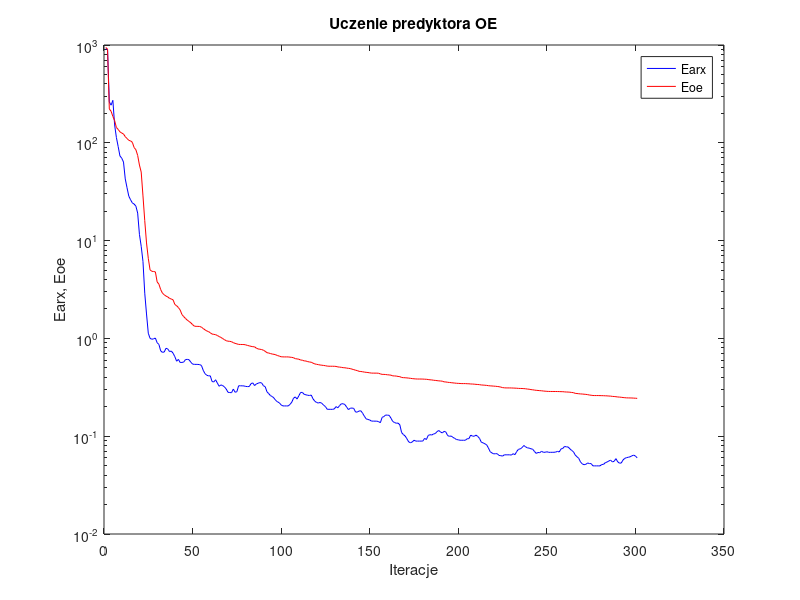
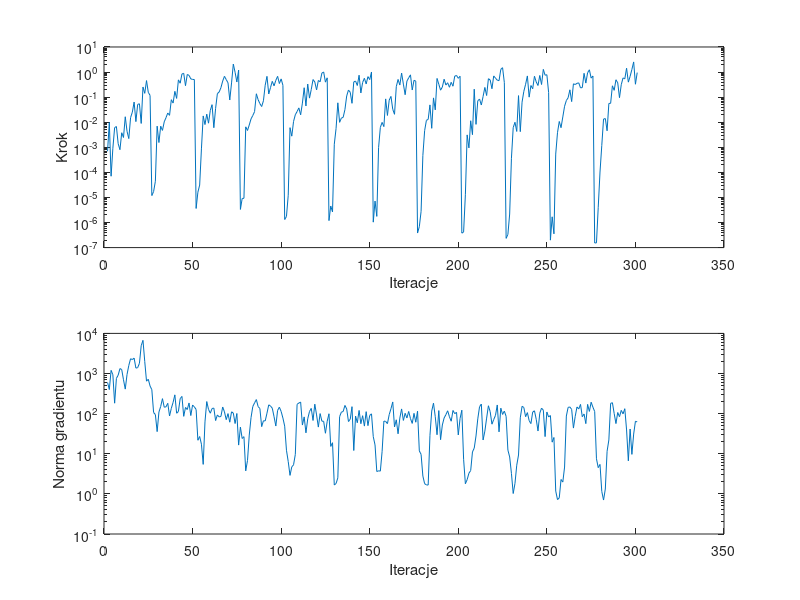

MATLAB code for these plots, in order:
%uczenie predyktora oe
clear all;
n=0; farx(n+1)=9.165847e+002; foe(n+1)=9.437257e+002; wspucz(n+1)=0.000000e+000; ng(n+1)=0.000000e+000;
%odnowa zmiennej metryki
n=1; farx(n+1)=8.983896e+002; foe(n+1)=9.067137e+002; krok(n+1)=6.935224e-004; ng(n+1)=6.007181e+002;
n=2; farx(n+1)=2.618751e+002; foe(n+1)=2.219106e+002; krok(n+1)=9.778245e-003; ng(n+1)=3.989422e+002;
n=3; farx(n+1)=2.425117e+002; foe(n+1)=2.101747e+002; krok(n+1)=7.022416e-005; ng(n+1)=1.199497e+003;
n=4; farx(n+1)=2.716795e+002; foe(n+1)=1.861725e+002; krok(n+1)=9.152390e-004; ng(n+1)=9.339526e+002;
n=5; farx(n+1)=1.522813e+002; foe(n+1)=1.685026e+002; krok(n+1)=6.099924e-003; ng(n+1)=1.821383e+002;
n=6; farx(n+1)=1.131489e+002; foe(n+1)=1.433613e+002; krok(n+1)=6.728198e-003; ng(n+1)=7.579505e+002;
n=7; farx(n+1)=9.152131e+001; foe(n+1)=1.370106e+002; krok(n+1)=1.389400e-003; ng(n+1)=9.107347e+002;
n=8; farx(n+1)=7.333755e+001; foe(n+1)=1.294705e+002; krok(n+1)=8.018005e-004; ng(n+1)=1.327932e+003;
n=9; farx(n+1)=6.969865e+001; foe(n+1)=1.257908e+002; krok(n+1)=3.804775e-003; ng(n+1)=1.254156e+003;
n=10; farx(n+1)=6.357698e+001; foe(n+1)=1.231406e+002; krok(n+1)=2.463242e-003; ng(n+1)=6.983271e+002;
n=11; farx(n+1)=4.272319e+001; foe(n+1)=1.155255e+002; krok(n+1)=1.650423e-002; ng(n+1)=4.085267e+002;
n=12; farx(n+1)=3.470788e+001; foe(n+1)=1.106409e+002; krok(n+1)=4.334641e-003; ng(n+1)=9.451371e+002;
n=13; farx(n+1)=2.846859e+001; foe(n+1)=1.059934e+002; krok(n+1)=2.224854e-003; ng(n+1)=1.590921e+003;
n=14; farx(n+1)=2.615158e+001; foe(n+1)=1.045612e+002; krok(n+1)=1.522640e-002; ng(n+1)=2.333339e+003;
n=15; farx(n+1)=2.428365e+001; foe(n+1)=1.012159e+002; krok(n+1)=2.527804e-002; ng(n+1)=2.226230e+003;
n=16; farx(n+1)=2.364875e+001; foe(n+1)=8.944419e+001; krok(n+1)=6.375487e-002; ng(n+1)=2.421286e+003;
n=17; farx(n+1)=2.249607e+001; foe(n+1)=8.493187e+001; krok(n+1)=1.056599e-002; ng(n+1)=1.363909e+003;
n=18; farx(n+1)=1.911493e+001; foe(n+1)=7.433757e+001; krok(n+1)=5.127576e-002; ng(n+1)=1.400845e+003;
n=19; farx(n+1)=1.159043e+001; foe(n+1)=5.925265e+001; krok(n+1)=5.440189e-002; ng(n+1)=1.791398e+003;
n=20; farx(n+1)=8.741728e+000; foe(n+1)=5.021897e+001; krok(n+1)=8.928204e-003; ng(n+1)=4.944898e+003;
n=21; farx(n+1)=6.117319e+000; foe(n+1)=2.863934e+001; krok(n+1)=2.538171e-001; ng(n+1)=6.714238e+003;
n=22; farx(n+1)=2.902025e+000; foe(n+1)=1.601338e+001; krok(n+1)=1.416892e-001; ng(n+1)=1.990872e+003;
n=23; farx(n+1)=1.777428e+000; foe(n+1)=9.462735e+000; krok(n+1)=4.572801e-001; ng(n+1)=6.448073e+002;
n=24; farx(n+1)=1.130347e+000; foe(n+1)=6.587321e+000; krok(n+1)=1.559895e-001; ng(n+1)=7.192495e+002;
n=25; farx(n+1)=1.001083e+000; foe(n+1)=5.019215e+000; krok(n+1)=1.171506e-001; ng(n+1)=4.887754e+002;
%odnowa zmiennej metryki
n=26; farx(n+1)=9.804829e-001; foe(n+1)=4.852902e+000; krok(n+1)=1.186082e-005; ng(n+1)=3.954140e+002;
n=27; farx(n+1)=9.900588e-001; foe(n+1)=4.830945e+000; krok(n+1)=1.720017e-005; ng(n+1)=1.063965e+002;
n=28; farx(n+1)=1.008498e+000; foe(n+1)=4.789112e+000; krok(n+1)=4.418089e-005; ng(n+1)=9.474975e+001;
n=29; farx(n+1)=9.029109e-001; foe(n+1)=3.782834e+000; krok(n+1)=6.970662e-003; ng(n+1)=3.563303e+001;
n=30; farx(n+1)=8.669487e-001; foe(n+1)=3.581225e+000; krok(n+1)=1.548092e-003; ng(n+1)=1.094802e+002;
n=31; farx(n+1)=7.450137e-001; foe(n+1)=3.156376e+000; krok(n+1)=6.947618e-003; ng(n+1)=1.508526e+002;
n=32; farx(n+1)=7.200385e-001; foe(n+1)=2.899003e+000; krok(n+1)=4.714228e-003; ng(n+1)=2.362957e+002;
n=33; farx(n+1)=7.264639e-001; foe(n+1)=2.794345e+000; krok(n+1)=1.034736e-002; ng(n+1)=1.445540e+002;
n=34; farx(n+1)=7.925040e-001; foe(n+1)=2.708290e+000; krok(n+1)=1.520419e-002; ng(n+1)=1.478485e+002;
n=35; farx(n+1)=7.800314e-001; foe(n+1)=2.654300e+000; krok(n+1)=2.327615e-002; ng(n+1)=1.810000e+002;
n=36; farx(n+1)=7.335612e-001; foe(n+1)=2.564128e+000; krok(n+1)=1.881038e-002; ng(n+1)=8.739137e+001;
n=37; farx(n+1)=7.418204e-001; foe(n+1)=2.529378e+000; krok(n+1)=7.919636e-002; ng(n+1)=1.355185e+002;
n=38; farx(n+1)=7.053581e-001; foe(n+1)=2.477328e+000; krok(n+1)=5.793922e-002; ng(n+1)=1.904614e+002;
n=39; farx(n+1)=6.499169e-001; foe(n+1)=2.220723e+000; krok(n+1)=1.701816e-001; ng(n+1)=2.939356e+002;
n=40; farx(n+1)=5.846004e-001; foe(n+1)=2.158286e+000; krok(n+1)=8.892157e-002; ng(n+1)=1.024162e+002;
n=41; farx(n+1)=6.103929e-001; foe(n+1)=2.066621e+000; krok(n+1)=4.884576e-001; ng(n+1)=1.132196e+002;
n=42; farx(n+1)=5.667874e-001; foe(n+1)=1.950954e+000; krok(n+1)=3.589327e-001; ng(n+1)=2.362705e+002;
n=43; farx(n+1)=5.682101e-001; foe(n+1)=1.753886e+000; krok(n+1)=8.375141e-001; ng(n+1)=2.686845e+002;
n=44; farx(n+1)=5.728565e-001; foe(n+1)=1.670479e+000; krok(n+1)=8.897574e-001; ng(n+1)=8.559698e+001;
n=45; farx(n+1)=6.075693e-001; foe(n+1)=1.600180e+000; krok(n+1)=2.857025e-001; ng(n+1)=1.424783e+002;
n=46; farx(n+1)=6.103322e-001; foe(n+1)=1.537661e+000; krok(n+1)=8.006816e-001; ng(n+1)=1.265622e+002;
n=47; farx(n+1)=6.054950e-001; foe(n+1)=1.490701e+000; krok(n+1)=7.386536e-001; ng(n+1)=1.844337e+002;
n=48; farx(n+1)=5.716304e-001; foe(n+1)=1.444556e+000; krok(n+1)=5.343541e-001; ng(n+1)=8.958959e+001;
n=49; farx(n+1)=5.462334e-001; foe(n+1)=1.383684e+000; krok(n+1)=5.076613e-001; ng(n+1)=1.640908e+002;
n=50; farx(n+1)=5.427824e-001; foe(n+1)=1.335079e+000; krok(n+1)=5.045340e-001; ng(n+1)=1.476974e+002;
%odnowa zmiennej metryki
n=51; farx(n+1)=5.424551e-001; foe(n+1)=1.327842e+000; krok(n+1)=3.632716e-006; ng(n+1)=1.268370e+002;
n=52; farx(n+1)=5.419879e-001; foe(n+1)=1.327157e+000; krok(n+1)=1.621284e-005; ng(n+1)=2.170893e+001;
n=53; farx(n+1)=5.394902e-001; foe(n+1)=1.325090e+000; krok(n+1)=3.117913e-005; ng(n+1)=2.691095e+001;
n=54; farx(n+1)=5.292730e-001; foe(n+1)=1.302967e+000; krok(n+1)=8.650734e-004; ng(n+1)=1.730823e+001;
n=55; farx(n+1)=4.725413e-001; foe(n+1)=1.261857e+000; krok(n+1)=1.779884e-002; ng(n+1)=5.436817e+000;
n=56; farx(n+1)=4.362094e-001; foe(n+1)=1.224748e+000; krok(n+1)=8.053672e-003; ng(n+1)=6.229201e+001;
n=57; farx(n+1)=4.199907e-001; foe(n+1)=1.191197e+000; krok(n+1)=2.097129e-002; ng(n+1)=2.000595e+002;
n=58; farx(n+1)=4.141300e-001; foe(n+1)=1.174606e+000; krok(n+1)=9.152723e-003; ng(n+1)=1.276022e+002;
n=59; farx(n+1)=4.143153e-001; foe(n+1)=1.140671e+000; krok(n+1)=2.954351e-002; ng(n+1)=1.024555e+002;
n=60; farx(n+1)=3.622837e-001; foe(n+1)=1.108195e+000; krok(n+1)=5.005537e-002; ng(n+1)=1.340777e+002;
n=61; farx(n+1)=3.589062e-001; foe(n+1)=1.099718e+000; krok(n+1)=6.035177e-003; ng(n+1)=1.377675e+002;
n=62; farx(n+1)=3.777154e-001; foe(n+1)=1.091872e+000; krok(n+1)=3.559767e-002; ng(n+1)=6.714747e+001;
n=63; farx(n+1)=3.490931e-001; foe(n+1)=1.070628e+000; krok(n+1)=1.380129e-001; ng(n+1)=9.276818e+001;
n=64; farx(n+1)=3.240310e-001; foe(n+1)=1.044847e+000; krok(n+1)=1.601162e-001; ng(n+1)=8.287261e+001;
n=65; farx(n+1)=3.346631e-001; foe(n+1)=1.023166e+000; krok(n+1)=2.373843e-001; ng(n+1)=8.507382e+001;
n=66; farx(n+1)=3.293011e-001; foe(n+1)=9.958061e-001; krok(n+1)=4.374139e-001; ng(n+1)=1.464932e+002;
n=67; farx(n+1)=3.192220e-001; foe(n+1)=9.712331e-001; krok(n+1)=6.776371e-001; ng(n+1)=1.106016e+002;
n=68; farx(n+1)=3.034071e-001; foe(n+1)=9.463281e-001; krok(n+1)=4.997929e-001; ng(n+1)=7.081401e+001;
n=69; farx(n+1)=2.809866e-001; foe(n+1)=9.363605e-001; krok(n+1)=3.739988e-001; ng(n+1)=1.002201e+002;
n=70; farx(n+1)=2.794750e-001; foe(n+1)=9.334667e-001; krok(n+1)=7.700420e-002; ng(n+1)=6.118758e+001;
n=71; farx(n+1)=2.785213e-001; foe(n+1)=9.248712e-001; krok(n+1)=3.693268e-001; ng(n+1)=1.110292e+002;
n=72; farx(n+1)=3.034844e-001; foe(n+1)=9.050328e-001; krok(n+1)=2.080989e+000; ng(n+1)=1.033088e+002;
n=73; farx(n+1)=2.815079e-001; foe(n+1)=8.897531e-001; krok(n+1)=9.775646e-001; ng(n+1)=5.667260e+001;
n=74; farx(n+1)=2.852015e-001; foe(n+1)=8.790040e-001; krok(n+1)=4.015963e-001; ng(n+1)=1.008398e+002;
n=75; farx(n+1)=3.278940e-001; foe(n+1)=8.680843e-001; krok(n+1)=1.200049e+000; ng(n+1)=1.644875e+001;
%odnowa zmiennej metryki
n=76; farx(n+1)=3.276565e-001; foe(n+1)=8.668765e-001; krok(n+1)=3.328396e-006; ng(n+1)=4.614996e+001;
n=77; farx(n+1)=3.273182e-001; foe(n+1)=8.663185e-001; krok(n+1)=9.089066e-006; ng(n+1)=2.398356e+001;
n=78; farx(n+1)=3.266840e-001; foe(n+1)=8.655597e-001; krok(n+1)=9.254712e-006; ng(n+1)=2.671006e+001;
n=79; farx(n+1)=3.227137e-001; foe(n+1)=8.591876e-001; krok(n+1)=6.543079e-003; ng(n+1)=3.748815e+000;
n=80; farx(n+1)=3.218022e-001; foe(n+1)=8.468805e-001; krok(n+1)=4.683883e-003; ng(n+1)=6.778326e+000;
n=81; farx(n+1)=3.218597e-001; foe(n+1)=8.395165e-001; krok(n+1)=7.757671e-003; ng(n+1)=2.924037e+001;
n=82; farx(n+1)=3.449680e-001; foe(n+1)=8.294328e-001; krok(n+1)=1.360507e-002; ng(n+1)=7.970956e+001;
n=83; farx(n+1)=3.508762e-001; foe(n+1)=8.230725e-001; krok(n+1)=1.853599e-002; ng(n+1)=1.505828e+002;
n=84; farx(n+1)=3.294397e-001; foe(n+1)=8.201127e-001; krok(n+1)=2.643052e-002; ng(n+1)=1.854927e+002;
n=85; farx(n+1)=3.422885e-001; foe(n+1)=7.944945e-001; krok(n+1)=1.362644e-001; ng(n+1)=2.240187e+002;
n=86; farx(n+1)=3.478793e-001; foe(n+1)=7.806585e-001; krok(n+1)=7.959957e-002; ng(n+1)=1.499975e+002;
n=87; farx(n+1)=3.535459e-001; foe(n+1)=7.745946e-001; krok(n+1)=5.507794e-002; ng(n+1)=1.339247e+002;
n=88; farx(n+1)=3.503782e-001; foe(n+1)=7.694232e-001; krok(n+1)=4.215364e-002; ng(n+1)=4.746120e+001;
n=89; farx(n+1)=3.280982e-001; foe(n+1)=7.565288e-001; krok(n+1)=7.173481e-002; ng(n+1)=6.641224e+001;
n=90; farx(n+1)=3.206877e-001; foe(n+1)=7.381063e-001; krok(n+1)=2.994154e-001; ng(n+1)=6.587000e+001;
n=91; farx(n+1)=2.843968e-001; foe(n+1)=7.145420e-001; krok(n+1)=6.743523e-001; ng(n+1)=1.025291e+002;
n=92; farx(n+1)=2.724395e-001; foe(n+1)=7.082066e-001; krok(n+1)=1.335885e-001; ng(n+1)=1.657303e+002;
n=93; farx(n+1)=2.595372e-001; foe(n+1)=7.001230e-001; krok(n+1)=2.422759e-001; ng(n+1)=1.544667e+002;
n=94; farx(n+1)=2.545841e-001; foe(n+1)=6.916028e-001; krok(n+1)=4.268310e-001; ng(n+1)=1.366106e+002;
n=95; farx(n+1)=2.446363e-001; foe(n+1)=6.871173e-001; krok(n+1)=2.821404e-001; ng(n+1)=8.353434e+001;
n=96; farx(n+1)=2.315193e-001; foe(n+1)=6.789900e-001; krok(n+1)=4.686024e-001; ng(n+1)=4.913791e+001;
n=97; farx(n+1)=2.245129e-001; foe(n+1)=6.672384e-001; krok(n+1)=6.751168e-001; ng(n+1)=1.207067e+002;
n=98; farx(n+1)=2.190697e-001; foe(n+1)=6.588679e-001; krok(n+1)=3.485301e-001; ng(n+1)=1.446588e+002;
n=99; farx(n+1)=2.088769e-001; foe(n+1)=6.489337e-001; krok(n+1)=5.343541e-001; ng(n+1)=1.133446e+002;
n=100; farx(n+1)=2.040094e-001; foe(n+1)=6.472118e-001; krok(n+1)=2.953927e-001; ng(n+1)=7.746533e+001;
%odnowa zmiennej metryki
n=101; farx(n+1)=2.040235e-001; foe(n+1)=6.468130e-001; krok(n+1)=1.318057e-006; ng(n+1)=4.878906e+001;
n=102; farx(n+1)=2.040177e-001; foe(n+1)=6.467798e-001; krok(n+1)=1.742941e-006; ng(n+1)=1.223359e+001;
n=103; farx(n+1)=2.039342e-001; foe(n+1)=6.467257e-001; krok(n+1)=1.226836e-005; ng(n+1)=6.380954e+000;
n=104; farx(n+1)=2.114769e-001; foe(n+1)=6.428206e-001; krok(n+1)=6.072741e-003; ng(n+1)=2.890716e+000;
n=105; farx(n+1)=2.227237e-001; foe(n+1)=6.399213e-001; krok(n+1)=2.778799e-003; ng(n+1)=4.704581e+000;
n=106; farx(n+1)=2.450010e-001; foe(n+1)=6.344802e-001; krok(n+1)=1.071180e-002; ng(n+1)=5.305669e+000;
n=107; farx(n+1)=2.520633e-001; foe(n+1)=6.199779e-001; krok(n+1)=1.985729e-002; ng(n+1)=9.630240e+000;
n=108; farx(n+1)=2.398910e-001; foe(n+1)=6.173529e-001; krok(n+1)=2.667694e-002; ng(n+1)=1.708131e+002;
n=109; farx(n+1)=2.594651e-001; foe(n+1)=6.124484e-001; krok(n+1)=3.722882e-002; ng(n+1)=1.836717e+002;
n=110; farx(n+1)=2.802882e-001; foe(n+1)=6.012878e-001; krok(n+1)=1.973299e-002; ng(n+1)=1.944106e+002;
n=111; farx(n+1)=2.802085e-001; foe(n+1)=5.985179e-001; krok(n+1)=5.793922e-002; ng(n+1)=5.192702e+001;
n=112; farx(n+1)=2.678146e-001; foe(n+1)=5.888567e-001; krok(n+1)=2.373843e-001; ng(n+1)=8.300664e+001;
n=113; farx(n+1)=2.649601e-001; foe(n+1)=5.873289e-001; krok(n+1)=4.446078e-002; ng(n+1)=3.325500e+001;
n=114; farx(n+1)=2.620391e-001; foe(n+1)=5.790947e-001; krok(n+1)=3.329123e-001; ng(n+1)=7.404784e+001;
n=115; farx(n+1)=2.609159e-001; foe(n+1)=5.739248e-001; krok(n+1)=9.137743e-002; ng(n+1)=1.128293e+002;
n=116; farx(n+1)=2.633006e-001; foe(n+1)=5.702825e-001; krok(n+1)=2.023747e-001; ng(n+1)=1.350202e+002;
n=117; farx(n+1)=2.409839e-001; foe(n+1)=5.580891e-001; krok(n+1)=5.030621e-001; ng(n+1)=6.754823e+001;
n=118; farx(n+1)=2.280566e-001; foe(n+1)=5.483704e-001; krok(n+1)=4.003122e-001; ng(n+1)=1.721039e+002;
n=119; farx(n+1)=2.212138e-001; foe(n+1)=5.434578e-001; krok(n+1)=1.942977e-001; ng(n+1)=9.301182e+001;
n=120; farx(n+1)=2.183462e-001; foe(n+1)=5.392561e-001; krok(n+1)=4.635137e-001; ng(n+1)=4.622135e+001;
n=121; farx(n+1)=2.215409e-001; foe(n+1)=5.348241e-001; krok(n+1)=4.090511e-001; ng(n+1)=1.002654e+002;
n=122; farx(n+1)=2.165454e-001; foe(n+1)=5.316854e-001; krok(n+1)=9.112329e-001; ng(n+1)=6.497630e+001;
n=123; farx(n+1)=2.073825e-001; foe(n+1)=5.290028e-001; krok(n+1)=1.009068e+000; ng(n+1)=6.424186e+001;
n=124; farx(n+1)=2.008705e-001; foe(n+1)=5.258016e-001; krok(n+1)=3.963116e-001; ng(n+1)=3.244563e+001;
n=125; farx(n+1)=1.883597e-001; foe(n+1)=5.209317e-001; krok(n+1)=5.885355e-001; ng(n+1)=6.460546e+001;
%odnowa zmiennej metryki
n=126; farx(n+1)=1.884001e-001; foe(n+1)=5.193704e-001; krok(n+1)=1.191454e-006; ng(n+1)=9.931603e+001;
n=127; farx(n+1)=1.883143e-001; foe(n+1)=5.192486e-001; krok(n+1)=4.562773e-006; ng(n+1)=1.524192e+001;
n=128; farx(n+1)=1.881769e-001; foe(n+1)=5.190929e-001; krok(n+1)=2.645220e-006; ng(n+1)=1.886338e+001;
n=129; farx(n+1)=1.900707e-001; foe(n+1)=5.186500e-001; krok(n+1)=1.323510e-003; ng(n+1)=1.663058e+000;
n=130; farx(n+1)=2.008977e-001; foe(n+1)=5.170430e-001; krok(n+1)=5.608324e-003; ng(n+1)=1.811751e+000;
n=131; farx(n+1)=1.950135e-001; foe(n+1)=5.109382e-001; krok(n+1)=5.934607e-002; ng(n+1)=2.511274e+000;
n=132; farx(n+1)=2.058338e-001; foe(n+1)=5.088418e-001; krok(n+1)=9.899545e-003; ng(n+1)=8.412551e+001;
n=133; farx(n+1)=2.144754e-001; foe(n+1)=5.059153e-001; krok(n+1)=1.464382e-002; ng(n+1)=1.091349e+002;
n=134; farx(n+1)=2.147274e-001; foe(n+1)=5.021124e-001; krok(n+1)=1.559274e-002; ng(n+1)=1.127505e+002;
n=135; farx(n+1)=2.106644e-001; foe(n+1)=5.006816e-001; krok(n+1)=3.172883e-002; ng(n+1)=1.602298e+002;
n=136; farx(n+1)=1.981801e-001; foe(n+1)=4.970512e-001; krok(n+1)=1.112197e-001; ng(n+1)=1.313377e+002;
n=137; farx(n+1)=1.869916e-001; foe(n+1)=4.941919e-001; krok(n+1)=1.919189e-001; ng(n+1)=6.358696e+001;
n=138; farx(n+1)=1.930313e-001; foe(n+1)=4.915812e-001; krok(n+1)=1.567018e-001; ng(n+1)=7.263841e+001;
n=139; farx(n+1)=1.943046e-001; foe(n+1)=4.849422e-001; krok(n+1)=5.671128e-002; ng(n+1)=1.491921e+002;
n=140; farx(n+1)=1.922040e-001; foe(n+1)=4.796899e-001; krok(n+1)=4.047493e-001; ng(n+1)=1.205743e+001;
n=141; farx(n+1)=1.766273e-001; foe(n+1)=4.725680e-001; krok(n+1)=4.386596e-001; ng(n+1)=8.723225e+001;
n=142; farx(n+1)=1.765242e-001; foe(n+1)=4.688685e-001; krok(n+1)=2.909773e-001; ng(n+1)=5.931946e+001;
n=143; farx(n+1)=1.810207e-001; foe(n+1)=4.603905e-001; krok(n+1)=7.491049e-001; ng(n+1)=1.202467e+002;
n=144; farx(n+1)=1.818720e-001; foe(n+1)=4.589519e-001; krok(n+1)=1.468011e-001; ng(n+1)=5.609645e+001;
n=145; farx(n+1)=1.716323e-001; foe(n+1)=4.559593e-001; krok(n+1)=3.869575e-001; ng(n+1)=8.887163e+001;
n=146; farx(n+1)=1.598206e-001; foe(n+1)=4.523083e-001; krok(n+1)=5.642809e-001; ng(n+1)=4.893279e+001;
n=147; farx(n+1)=1.504187e-001; foe(n+1)=4.497858e-001; krok(n+1)=3.355407e-001; ng(n+1)=1.120901e+002;
n=148; farx(n+1)=1.483634e-001; foe(n+1)=4.476482e-001; krok(n+1)=6.577988e-001; ng(n+1)=5.018997e+001;
n=149; farx(n+1)=1.465261e-001; foe(n+1)=4.447660e-001; krok(n+1)=4.989677e-001; ng(n+1)=9.037774e+001;
n=150; farx(n+1)=1.426961e-001; foe(n+1)=4.417796e-001; krok(n+1)=1.006124e+000; ng(n+1)=9.879634e+001;
%odnowa zmiennej metryki
n=151; farx(n+1)=1.426791e-001; foe(n+1)=4.416522e-001; krok(n+1)=1.034339e-006; ng(n+1)=2.671780e+001;
n=152; farx(n+1)=1.424984e-001; foe(n+1)=4.414040e-001; krok(n+1)=7.156975e-006; ng(n+1)=1.660777e+001;
n=153; farx(n+1)=1.424940e-001; foe(n+1)=4.414018e-001; krok(n+1)=1.756745e-006; ng(n+1)=3.606281e+000;
n=154; farx(n+1)=1.411053e-001; foe(n+1)=4.402720e-001; krok(n+1)=9.726052e-004; ng(n+1)=3.766407e+000;
n=155; farx(n+1)=1.372821e-001; foe(n+1)=4.337772e-001; krok(n+1)=6.227174e-003; ng(n+1)=3.692688e+000;
n=156; farx(n+1)=1.557310e-001; foe(n+1)=4.287372e-001; krok(n+1)=9.832841e-003; ng(n+1)=1.151171e+001;
n=157; farx(n+1)=1.589627e-001; foe(n+1)=4.285798e-001; krok(n+1)=6.681202e-003; ng(n+1)=6.531452e+001;
n=158; farx(n+1)=1.646179e-001; foe(n+1)=4.272089e-001; krok(n+1)=8.509079e-002; ng(n+1)=6.397649e+001;
n=159; farx(n+1)=1.641128e-001; foe(n+1)=4.246580e-001; krok(n+1)=1.859840e-002; ng(n+1)=5.635492e+001;
n=160; farx(n+1)=1.635202e-001; foe(n+1)=4.233696e-001; krok(n+1)=7.588958e-002; ng(n+1)=9.460705e+001;
n=161; farx(n+1)=1.527264e-001; foe(n+1)=4.205898e-001; krok(n+1)=1.068981e-001; ng(n+1)=1.327608e+002;
n=162; farx(n+1)=1.414284e-001; foe(n+1)=4.142037e-001; krok(n+1)=3.280985e-002; ng(n+1)=1.955111e+002;
n=163; farx(n+1)=1.380197e-001; foe(n+1)=4.132599e-001; krok(n+1)=2.067140e-002; ng(n+1)=4.665018e+001;
n=164; farx(n+1)=1.357439e-001; foe(n+1)=4.119719e-001; krok(n+1)=2.624788e-001; ng(n+1)=7.026222e+001;
n=165; farx(n+1)=1.361570e-001; foe(n+1)=4.083504e-001; krok(n+1)=5.076613e-001; ng(n+1)=3.145741e+001;
n=166; farx(n+1)=1.307592e-001; foe(n+1)=4.062936e-001; krok(n+1)=3.040717e-001; ng(n+1)=7.753478e+001;
n=167; farx(n+1)=1.088871e-001; foe(n+1)=3.986650e-001; krok(n+1)=9.110982e-001; ng(n+1)=1.310595e+002;
n=168; farx(n+1)=1.039729e-001; foe(n+1)=3.968491e-001; krok(n+1)=3.307424e-001; ng(n+1)=6.774072e+001;
n=169; farx(n+1)=1.004341e-001; foe(n+1)=3.960614e-001; krok(n+1)=1.248173e-001; ng(n+1)=1.019785e+002;
n=170; farx(n+1)=9.420174e-002; foe(n+1)=3.945008e-001; krok(n+1)=4.363377e-001; ng(n+1)=7.797299e+001;
n=171; farx(n+1)=8.749293e-002; foe(n+1)=3.927100e-001; krok(n+1)=5.888949e-001; ng(n+1)=1.132829e+002;
n=172; farx(n+1)=8.566090e-002; foe(n+1)=3.906422e-001; krok(n+1)=7.748658e-001; ng(n+1)=7.549955e+001;
n=173; farx(n+1)=8.724916e-002; foe(n+1)=3.882181e-001; krok(n+1)=1.926134e-001; ng(n+1)=5.707478e+001;
n=174; farx(n+1)=9.093605e-002; foe(n+1)=3.864727e-001; krok(n+1)=4.686024e-001; ng(n+1)=1.016318e+002;
n=175; farx(n+1)=8.911230e-002; foe(n+1)=3.850876e-001; krok(n+1)=4.324752e-001; ng(n+1)=6.109476e+001;
%odnowa zmiennej metryki
n=176; farx(n+1)=8.913141e-002; foe(n+1)=3.842982e-001; krok(n+1)=3.805707e-007; ng(n+1)=1.150925e+002;
n=177; farx(n+1)=8.912752e-002; foe(n+1)=3.842869e-001; krok(n+1)=6.809703e-007; ng(n+1)=1.178511e+001;
n=178; farx(n+1)=8.909200e-002; foe(n+1)=3.842551e-001; krok(n+1)=2.789484e-006; ng(n+1)=9.666430e+000;
n=179; farx(n+1)=8.924894e-002; foe(n+1)=3.838245e-001; krok(n+1)=4.706747e-004; ng(n+1)=2.787548e+000;
n=180; farx(n+1)=9.503450e-002; foe(n+1)=3.827094e-001; krok(n+1)=4.609843e-003; ng(n+1)=1.793461e+000;
n=181; farx(n+1)=9.241923e-002; foe(n+1)=3.819610e-001; krok(n+1)=1.189189e-002; ng(n+1)=1.675014e+000;
n=182; farx(n+1)=1.017094e-001; foe(n+1)=3.797268e-001; krok(n+1)=1.296098e-002; ng(n+1)=1.659292e+000;
n=183; farx(n+1)=1.036465e-001; foe(n+1)=3.773023e-001; krok(n+1)=4.904612e-002; ng(n+1)=2.854953e+001;
n=184; farx(n+1)=1.027660e-001; foe(n+1)=3.763756e-001; krok(n+1)=5.711090e-003; ng(n+1)=1.158705e+002;
n=185; farx(n+1)=1.053713e-001; foe(n+1)=3.734016e-001; krok(n+1)=9.327289e-002; ng(n+1)=1.824280e+002;
n=186; farx(n+1)=1.064137e-001; foe(n+1)=3.719727e-001; krok(n+1)=3.104538e-002; ng(n+1)=8.412202e+001;
n=187; farx(n+1)=1.114119e-001; foe(n+1)=3.700264e-001; krok(n+1)=5.571345e-001; ng(n+1)=2.979249e+001;
n=188; farx(n+1)=1.144000e-001; foe(n+1)=3.680146e-001; krok(n+1)=3.261226e-001; ng(n+1)=1.191343e+002;
n=189; farx(n+1)=1.101982e-001; foe(n+1)=3.669958e-001; krok(n+1)=1.892883e-001; ng(n+1)=2.244361e+001;
n=190; farx(n+1)=1.081229e-001; foe(n+1)=3.650368e-001; krok(n+1)=2.538306e-001; ng(n+1)=5.219600e+001;
n=191; farx(n+1)=1.121614e-001; foe(n+1)=3.595559e-001; krok(n+1)=5.191100e-001; ng(n+1)=7.776855e+001;
n=192; farx(n+1)=1.101960e-001; foe(n+1)=3.584988e-001; krok(n+1)=3.044248e-001; ng(n+1)=9.447602e+001;
n=193; farx(n+1)=1.013907e-001; foe(n+1)=3.557753e-001; krok(n+1)=3.745525e-001; ng(n+1)=1.177769e+002;
n=194; farx(n+1)=9.980204e-002; foe(n+1)=3.543861e-001; krok(n+1)=2.477256e-001; ng(n+1)=8.361959e+001;
n=195; farx(n+1)=1.003696e-001; foe(n+1)=3.526894e-001; krok(n+1)=3.903951e-001; ng(n+1)=6.469637e+001;
n=196; farx(n+1)=9.729414e-002; foe(n+1)=3.508747e-001; krok(n+1)=2.725909e-001; ng(n+1)=1.200394e+002;
n=197; farx(n+1)=9.493017e-002; foe(n+1)=3.493581e-001; krok(n+1)=6.900158e-001; ng(n+1)=9.972431e+001;
n=198; farx(n+1)=9.239006e-002; foe(n+1)=3.476954e-001; krok(n+1)=7.310195e-001; ng(n+1)=1.081019e+002;
n=199; farx(n+1)=9.185952e-002; foe(n+1)=3.468428e-001; krok(n+1)=5.636152e-001; ng(n+1)=2.944144e+001;
n=200; farx(n+1)=9.090140e-002; foe(n+1)=3.459305e-001; krok(n+1)=6.807263e-001; ng(n+1)=7.576190e+001;
%odnowa zmiennej metryki
n=201; farx(n+1)=9.091604e-002; foe(n+1)=3.451294e-001; krok(n+1)=3.763131e-007; ng(n+1)=1.218244e+002;
n=202; farx(n+1)=9.091727e-002; foe(n+1)=3.451249e-001; krok(n+1)=4.204093e-007; ng(n+1)=7.296561e+000;
n=203; farx(n+1)=9.091114e-002; foe(n+1)=3.451223e-001; krok(n+1)=1.277945e-005; ng(n+1)=1.790532e+000;
n=204; farx(n+1)=9.414390e-002; foe(n+1)=3.439513e-001; krok(n+1)=3.122142e-003; ng(n+1)=2.264588e+000;
n=205; farx(n+1)=9.442307e-002; foe(n+1)=3.437398e-001; krok(n+1)=9.447947e-004; ng(n+1)=3.274771e+000;
n=206; farx(n+1)=1.025783e-001; foe(n+1)=3.418068e-001; krok(n+1)=1.142218e-002; ng(n+1)=3.815043e+000;
n=207; farx(n+1)=1.002615e-001; foe(n+1)=3.416806e-001; krok(n+1)=3.185728e-003; ng(n+1)=1.110764e+001;
n=208; farx(n+1)=9.992400e-002; foe(n+1)=3.403491e-001; krok(n+1)=2.075249e-001; ng(n+1)=1.384089e+001;
n=209; farx(n+1)=1.025759e-001; foe(n+1)=3.389338e-001; krok(n+1)=8.202462e-003; ng(n+1)=2.775972e+001;
n=210; farx(n+1)=9.947120e-002; foe(n+1)=3.377490e-001; krok(n+1)=7.158549e-002; ng(n+1)=7.394038e+001;
n=211; farx(n+1)=9.493199e-002; foe(n+1)=3.367569e-001; krok(n+1)=8.388517e-002; ng(n+1)=1.482325e+002;
n=212; farx(n+1)=8.672934e-002; foe(n+1)=3.338391e-001; krok(n+1)=4.852216e-002; ng(n+1)=1.732903e+002;
n=213; farx(n+1)=8.552784e-002; foe(n+1)=3.333834e-001; krok(n+1)=1.067078e-001; ng(n+1)=2.208462e+001;
n=214; farx(n+1)=8.364582e-002; foe(n+1)=3.319123e-001; krok(n+1)=2.436225e-001; ng(n+1)=3.664328e+001;
n=215; farx(n+1)=8.173073e-002; foe(n+1)=3.309249e-001; krok(n+1)=1.160291e-001; ng(n+1)=7.747839e+001;
n=216; farx(n+1)=7.580515e-002; foe(n+1)=3.285440e-001; krok(n+1)=5.436452e-001; ng(n+1)=1.572727e+002;
n=217; farx(n+1)=6.946370e-002; foe(n+1)=3.272331e-001; krok(n+1)=4.836593e-001; ng(n+1)=1.119519e+002;
n=218; farx(n+1)=6.742295e-002; foe(n+1)=3.262637e-001; krok(n+1)=2.162376e-001; ng(n+1)=5.460784e+001;
n=219; farx(n+1)=6.596308e-002; foe(n+1)=3.250963e-001; krok(n+1)=7.021280e-001; ng(n+1)=7.136319e+001;
n=220; farx(n+1)=6.627605e-002; foe(n+1)=3.241293e-001; krok(n+1)=5.714050e-001; ng(n+1)=9.055801e+001;
n=221; farx(n+1)=6.618322e-002; foe(n+1)=3.224670e-001; krok(n+1)=4.747686e-001; ng(n+1)=1.645971e+002;
n=222; farx(n+1)=6.358496e-002; foe(n+1)=3.208268e-001; krok(n+1)=4.536903e-001; ng(n+1)=3.515302e+001;
n=223; farx(n+1)=6.322624e-002; foe(n+1)=3.176706e-001; krok(n+1)=1.280929e+000; ng(n+1)=1.369308e+002;
n=224; farx(n+1)=6.261170e-002; foe(n+1)=3.140975e-001; krok(n+1)=1.494130e+000; ng(n+1)=9.552165e+001;
n=225; farx(n+1)=6.451215e-002; foe(n+1)=3.124208e-001; krok(n+1)=3.785765e-001; ng(n+1)=1.155722e+002;
%odnowa zmiennej metryki
n=226; farx(n+1)=6.450324e-002; foe(n+1)=3.117011e-001; krok(n+1)=2.332106e-007; ng(n+1)=8.549048e+001;
n=227; farx(n+1)=6.450252e-002; foe(n+1)=3.116892e-001; krok(n+1)=3.342492e-007; ng(n+1)=1.238506e+001;
n=228; farx(n+1)=6.452556e-002; foe(n+1)=3.116590e-001; krok(n+1)=2.179737e-006; ng(n+1)=8.320587e+000;
n=229; farx(n+1)=6.414473e-002; foe(n+1)=3.112617e-001; krok(n+1)=3.652332e-004; ng(n+1)=3.248504e+000;
n=230; farx(n+1)=6.625487e-002; foe(n+1)=3.107652e-001; krok(n+1)=6.100588e-003; ng(n+1)=1.021309e+000;
n=231; farx(n+1)=6.477316e-002; foe(n+1)=3.100834e-001; krok(n+1)=9.955600e-003; ng(n+1)=1.825648e+000;
n=232; farx(n+1)=6.985634e-002; foe(n+1)=3.093756e-001; krok(n+1)=4.282689e-003; ng(n+1)=5.184840e+000;
n=233; farx(n+1)=7.347829e-002; foe(n+1)=3.082119e-001; krok(n+1)=1.150668e-001; ng(n+1)=9.310344e+000;
n=234; farx(n+1)=7.421774e-002; foe(n+1)=3.077734e-001; krok(n+1)=4.212063e-003; ng(n+1)=7.881316e+001;
n=235; farx(n+1)=7.646945e-002; foe(n+1)=3.074759e-001; krok(n+1)=6.306675e-002; ng(n+1)=1.522063e+002;
n=236; farx(n+1)=8.036368e-002; foe(n+1)=3.066057e-001; krok(n+1)=1.701816e-001; ng(n+1)=1.424199e+002;
n=237; farx(n+1)=7.789435e-002; foe(n+1)=3.055819e-001; krok(n+1)=3.261226e-001; ng(n+1)=8.388201e+001;
n=238; farx(n+1)=7.592573e-002; foe(n+1)=3.033168e-001; krok(n+1)=7.011953e-001; ng(n+1)=1.061017e+002;
n=239; farx(n+1)=7.561529e-002; foe(n+1)=3.022918e-001; krok(n+1)=9.990853e-002; ng(n+1)=6.694188e+001;
n=240; farx(n+1)=7.437425e-002; foe(n+1)=2.995935e-001; krok(n+1)=2.906512e-001; ng(n+1)=5.645843e+001;
n=241; farx(n+1)=7.357062e-002; foe(n+1)=2.983284e-001; krok(n+1)=2.160660e-001; ng(n+1)=1.094276e+002;
n=242; farx(n+1)=6.983725e-002; foe(n+1)=2.961327e-001; krok(n+1)=6.809733e-001; ng(n+1)=1.177078e+002;
n=243; farx(n+1)=6.669941e-002; foe(n+1)=2.945410e-001; krok(n+1)=4.044487e-001; ng(n+1)=7.226898e+001;
n=244; farx(n+1)=6.817097e-002; foe(n+1)=2.935400e-001; krok(n+1)=2.912288e-001; ng(n+1)=3.693571e+001;
n=245; farx(n+1)=6.778246e-002; foe(n+1)=2.922471e-001; krok(n+1)=7.310195e-001; ng(n+1)=1.026525e+002;
n=246; farx(n+1)=7.010534e-002; foe(n+1)=2.914497e-001; krok(n+1)=3.183983e-001; ng(n+1)=1.373485e+002;
n=247; farx(n+1)=6.849604e-002; foe(n+1)=2.898013e-001; krok(n+1)=1.280929e+000; ng(n+1)=1.221017e+002;
n=248; farx(n+1)=6.848931e-002; foe(n+1)=2.886723e-001; krok(n+1)=7.461831e-001; ng(n+1)=2.675708e+001;
n=249; farx(n+1)=6.934459e-002; foe(n+1)=2.876003e-001; krok(n+1)=7.848019e-001; ng(n+1)=1.099233e+002;
n=250; farx(n+1)=6.840580e-002; foe(n+1)=2.869332e-001; krok(n+1)=1.530597e-001; ng(n+1)=8.246915e+001;
%odnowa zmiennej metryki
n=251; farx(n+1)=6.841706e-002; foe(n+1)=2.866963e-001; krok(n+1)=1.983853e-007; ng(n+1)=8.957460e+001;
n=252; farx(n+1)=6.845615e-002; foe(n+1)=2.865933e-001; krok(n+1)=1.688958e-006; ng(n+1)=1.947714e+001;
n=253; farx(n+1)=6.847018e-002; foe(n+1)=2.865515e-001; krok(n+1)=3.537189e-007; ng(n+1)=2.544857e+001;
n=254; farx(n+1)=6.888383e-002; foe(n+1)=2.864796e-001; krok(n+1)=5.362933e-004; ng(n+1)=1.179596e+000;
n=255; farx(n+1)=6.989049e-002; foe(n+1)=2.863029e-001; krok(n+1)=3.816075e-003; ng(n+1)=7.198927e-001;
n=256; farx(n+1)=6.904871e-002; foe(n+1)=2.860030e-001; krok(n+1)=1.071441e-002; ng(n+1)=7.955072e-001;
n=257; farx(n+1)=7.408310e-002; foe(n+1)=2.854152e-001; krok(n+1)=6.050128e-003; ng(n+1)=2.284499e+000;
n=258; farx(n+1)=7.500178e-002; foe(n+1)=2.852616e-001; krok(n+1)=1.619829e-002; ng(n+1)=1.969984e+000;
n=259; farx(n+1)=7.859154e-002; foe(n+1)=2.839287e-001; krok(n+1)=4.331299e-002; ng(n+1)=4.664832e+000;
n=260; farx(n+1)=7.782666e-002; foe(n+1)=2.830827e-001; krok(n+1)=7.326360e-002; ng(n+1)=8.705025e+001;
n=261; farx(n+1)=7.757196e-002; foe(n+1)=2.827537e-001; krok(n+1)=9.451019e-002; ng(n+1)=1.430576e+002;
n=262; farx(n+1)=7.434793e-002; foe(n+1)=2.817293e-001; krok(n+1)=1.961845e-001; ng(n+1)=1.466517e+002;
n=263; farx(n+1)=7.149927e-002; foe(n+1)=2.799965e-001; krok(n+1)=6.640781e-002; ng(n+1)=1.273533e+002;
n=264; farx(n+1)=6.941161e-002; foe(n+1)=2.789169e-001; krok(n+1)=3.404866e-001; ng(n+1)=4.367353e+001;
n=265; farx(n+1)=6.426487e-002; foe(n+1)=2.742737e-001; krok(n+1)=3.180464e-001; ng(n+1)=8.555080e+001;
n=266; farx(n+1)=6.164864e-002; foe(n+1)=2.731898e-001; krok(n+1)=3.550835e-001; ng(n+1)=1.467004e+002;
n=267; farx(n+1)=5.935305e-002; foe(n+1)=2.718145e-001; krok(n+1)=3.711420e-001; ng(n+1)=1.305503e+002;
n=268; farx(n+1)=5.455553e-002; foe(n+1)=2.705675e-001; krok(n+1)=2.343012e-001; ng(n+1)=1.697448e+002;
n=269; farx(n+1)=5.208732e-002; foe(n+1)=2.699774e-001; krok(n+1)=2.405442e-001; ng(n+1)=8.376611e+001;
n=270; farx(n+1)=5.111991e-002; foe(n+1)=2.687278e-001; krok(n+1)=8.922448e-001; ng(n+1)=9.797778e+001;
n=271; farx(n+1)=5.157988e-002; foe(n+1)=2.677011e-001; krok(n+1)=3.635836e-001; ng(n+1)=5.636281e+001;
n=272; farx(n+1)=5.324638e-002; foe(n+1)=2.661582e-001; krok(n+1)=9.397835e-001; ng(n+1)=1.702088e+002;
n=273; farx(n+1)=5.252022e-002; foe(n+1)=2.637911e-001; krok(n+1)=1.232067e+000; ng(n+1)=1.135404e+002;
n=274; farx(n+1)=5.243382e-002; foe(n+1)=2.623246e-001; krok(n+1)=5.738785e-001; ng(n+1)=1.926299e+002;
n=275; farx(n+1)=4.974958e-002; foe(n+1)=2.607117e-001; krok(n+1)=6.954939e-001; ng(n+1)=1.446613e+002;
%odnowa zmiennej metryki
n=276; farx(n+1)=4.973675e-002; foe(n+1)=2.604193e-001; krok(n+1)=1.526018e-007; ng(n+1)=1.129983e+002;
n=277; farx(n+1)=4.973667e-002; foe(n+1)=2.604182e-001; krok(n+1)=1.544468e-007; ng(n+1)=7.491181e+000;
n=278; farx(n+1)=4.972641e-002; foe(n+1)=2.604089e-001; krok(n+1)=4.057288e-006; ng(n+1)=4.506051e+000;
n=279; farx(n+1)=4.970803e-002; foe(n+1)=2.600132e-001; krok(n+1)=1.032442e-004; ng(n+1)=5.423685e+000;
n=280; farx(n+1)=5.134604e-002; foe(n+1)=2.598400e-001; krok(n+1)=1.176191e-003; ng(n+1)=1.152844e+000;
n=281; farx(n+1)=5.154161e-002; foe(n+1)=2.595245e-001; krok(n+1)=1.333847e-002; ng(n+1)=7.023054e-001;
n=282; farx(n+1)=5.364276e-002; foe(n+1)=2.588214e-001; krok(n+1)=1.400181e-002; ng(n+1)=1.322835e+000;
n=283; farx(n+1)=5.445839e-002; foe(n+1)=2.585582e-001; krok(n+1)=4.548255e-003; ng(n+1)=1.151672e+001;
n=284; farx(n+1)=5.583813e-002; foe(n+1)=2.573910e-001; krok(n+1)=5.598693e-002; ng(n+1)=2.211696e+001;
n=285; farx(n+1)=5.690441e-002; foe(n+1)=2.570676e-001; krok(n+1)=5.671128e-002; ng(n+1)=1.798247e+002;
n=286; farx(n+1)=5.454629e-002; foe(n+1)=2.552214e-001; krok(n+1)=2.833785e-001; ng(n+1)=1.874926e+002;
n=287; farx(n+1)=5.544497e-002; foe(n+1)=2.546879e-001; krok(n+1)=1.867662e-001; ng(n+1)=1.010746e+002;
n=288; farx(n+1)=5.897701e-002; foe(n+1)=2.533922e-001; krok(n+1)=4.930774e-001; ng(n+1)=5.653395e+001;
n=289; farx(n+1)=5.468011e-002; foe(n+1)=2.518398e-001; krok(n+1)=3.730916e-001; ng(n+1)=1.068075e+002;
n=290; farx(n+1)=5.299098e-002; foe(n+1)=2.511758e-001; krok(n+1)=9.515193e-002; ng(n+1)=8.373939e+001;
n=291; farx(n+1)=5.319848e-002; foe(n+1)=2.500068e-001; krok(n+1)=3.138666e-001; ng(n+1)=1.207620e+002;
n=292; farx(n+1)=5.714199e-002; foe(n+1)=2.485774e-001; krok(n+1)=5.842182e-001; ng(n+1)=9.880652e+001;
n=293; farx(n+1)=5.936712e-002; foe(n+1)=2.475345e-001; krok(n+1)=5.378226e-001; ng(n+1)=1.327776e+002;
n=294; farx(n+1)=6.041880e-002; foe(n+1)=2.465891e-001; krok(n+1)=1.422745e+000; ng(n+1)=3.918547e+001;
n=295; farx(n+1)=6.089462e-002; foe(n+1)=2.464006e-001; krok(n+1)=3.963765e-001; ng(n+1)=6.653873e+000;
n=296; farx(n+1)=6.160233e-002; foe(n+1)=2.461407e-001; krok(n+1)=6.744582e-001; ng(n+1)=4.139023e+001;
n=297; farx(n+1)=6.302464e-002; foe(n+1)=2.458526e-001; krok(n+1)=1.272290e+000; ng(n+1)=9.658203e+000;
n=298; farx(n+1)=6.403190e-002; foe(n+1)=2.451280e-001; krok(n+1)=2.535448e+000; ng(n+1)=3.097106e+001;
n=299; farx(n+1)=6.271939e-002; foe(n+1)=2.445031e-001; krok(n+1)=3.268918e-001; ng(n+1)=6.461358e+001;
n=300; farx(n+1)=5.999041e-002; foe(n+1)=2.437282e-001; krok(n+1)=9.526777e-001; ng(n+1)=6.207498e+001;

figure; semilogy(farx,'b'); hold on; semilogy(foe,'r'); xlabel('Iteracje'); ylabel('Earx, Eoe'); legend('Earx','Eoe'); title('Uczenie predyktora OE');
figure; subplot(2,1,1); semilogy(krok); xlabel('Iteracje'); ylabel('Krok');
subplot(2,1,2); semilogy(ng); xlabel('Iteracje'); ylabel('Norma gradientu');
Earx=farx(n+1)
Eoe=foe(n+1)
